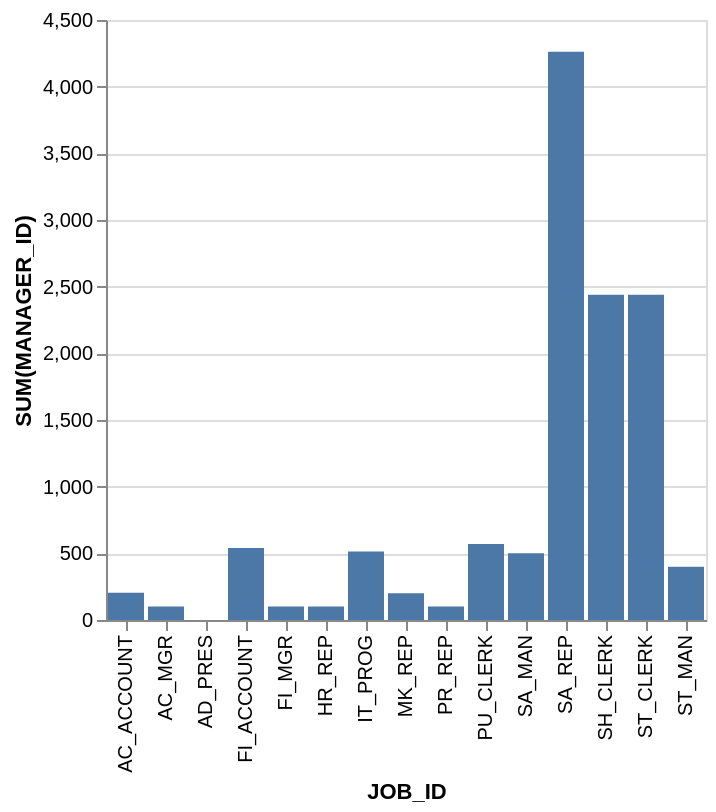

Write the Vega-Lite specification saved for this chart.
### Vega-Lite specification from a JSON file in a GitHub repository (floating-point values rounded to 4 significant figures)
{"data": {"values": [{"x_data": "AC_ACCOUNT", "y_data": 205}, {"x_data": "AC_MGR", "y_data": 101}, {"x_data": "AD_PRES", "y_data": 0}, {"x_data": "FI_ACCOUNT", "y_data": 540}, {"x_data": "FI_MGR", "y_data": 101}, {"x_data": "HR_REP", "y_data": 101}, {"x_data": "IT_PROG", "y_data": 514}, {"x_data": "MK_REP", "y_data": 201}, {"x_data": "PR_REP", "y_data": 101}, {"x_data": "PU_CLERK", "y_data": 570}, {"x_data": "SA_MAN", "y_data": 500}, {"x_data": "SA_REP", "y_data": 4261}, {"x_data": "SH_CLERK", "y_data": 2440}, {"x_data": "ST_CLERK", "y_data": 2440}, {"x_data": "ST_MAN", "y_data": 400}]}, "mark": "bar", "encoding": {"x": {"field": "x_data", "type": "nominal", "title": "JOB_ID", "sort": "ascending"}, "y": {"field": "y_data", "type": "quantitative", "title": "SUM(MANAGER_ID)"}}}
